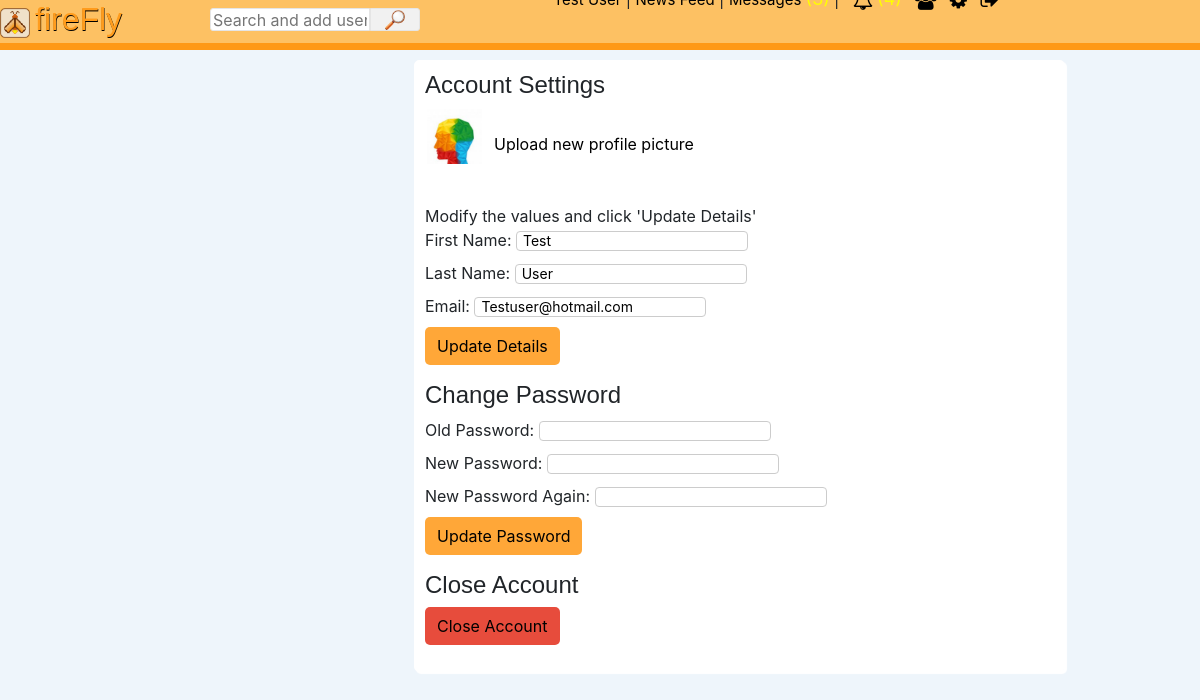
The page /settings.php (signed in) on the database its author committed.
### tables this page shows
CREATE TABLE IF NOT EXISTS `users` (
  `id` int(11) NOT NULL AUTO_INCREMENT,
  `first_name` varchar(25) NOT NULL,
  `last_name` varchar(25) NOT NULL,
  `user_name` varchar(255) NOT NULL,
  `email` varchar(100) NOT NULL,
  `password` varchar(255) NOT NULL,
  `signup_date` date NOT NULL,
  `profile_pic` varchar(255) NOT NULL,
  `num_posts` int(11) NOT NULL,
  `num_likes` int(11) NOT NULL,
  `user_closed` varchar(3) NOT NULL,
  `friend_array` text NOT NULL,
  PRIMARY KEY (`id`)
);

### includes/classes/User.php (called while the page is built, shortened)
<?php
class User {
    private $user;
    public function __construct($con, $user) {
        $user_details_query = mysqli_query($con, "SELECT * FROM users WHERE user_name='$user'");
        $this->user = mysqli_fetch_array($user_details_query);
    }
    public function getUsername() {
        return $this->user['user_name'];
    }
}
?>

### includes/classes/Message.php (called while the page is built, shortened)
<?php
class Message {
    public function __construct($con, $user) {
        $this->user_obj = new User($con, $user);
    }
}
?>

### includes/classes/Notification.php (called while the page is built, shortened)
<?php
class Notification {
	private $user_obj;
	private $con;
	public function __construct($con, $user){
		$this->con = $con;
		$this->user_obj = new User($con, $user);
	}
	public function getUnreadNumber() {
		$userLoggedIn = $this->user_obj->getUsername();
		$query = mysqli_query($this->con, "SELECT * FROM notifications WHERE viewed='no' AND user_to='$userLoggedIn'");
		return mysqli_num_rows($query);
	}
}
?>

### settings.php (the view, shortened to what this page needs)
<?php
include("includes/header.php");
?>
<div class="main_column column">
	<h4>Account Settings</h4>
	<?php
	echo "<img src='" . $user['profile_pic'] ."' class='small_profile_pic'>";
	?>
	<br>
	<a href="upload.php">Upload new profile picture</a> <br><br><br>
	Modify the values and click 'Update Details'
	<?php
	$user_data_query = mysqli_query($con, "SELECT first_name, last_name, email FROM users WHERE user_name='$userLoggedIn'");
	$row = mysqli_fetch_array($user_data_query);
	$first_name = $row['first_name'];
	$last_name = $row['last_name'];
	$email = $row['email'];
	?>
	<form action="settings.php" method="POST">
		First Name: <input required type="text" name="first_name" value="<?php echo $first_name; ?>" id="settings_input"><br>
		Last Name: <input required type="text" name="last_name" value="<?php echo $last_name; ?>" id="settings_input"><br>
		Email: <input required type="text" name="email" value="<?php echo $email; ?>" id="settings_input"><br>
		<input type="submit" name="update_details" id="save_details" value="Update Details" class="info settings_submit"><br>
	</form>
	<h4>Change Password</h4>
	<form action="settings.php" method="POST">
		Old Password: <input required type="password" name="old_password" id="settings_input"><br>
		New Password: <input required type="password" name="new_password_1" id="settings_input"><br>
		New Password Again: <input required  type="password" name="new_password_2" id="settings_input"><br>
		<input type="submit" name="update_password" id="save_details" value="Update Password" class="info settings_submit"><br>
	</form>
	<h4>Close Account</h4>
	<form action="settings.php" method="POST">
		<input type="submit" name="close_account" id="close_account" value="Close Account" class="danger settings_submit">
	</form>
</div>

### assets/stylesheets/style.css (style rules this page uses)
body { background-color: #eef5fb; }
.column { background-color: #fff; padding: 10px; border: 1px solid #fff; border-radius: 5px; box-shadow: 2px 2px 1px #fff; z-index: -1; }
.main_column { float: right; width: 70%; z-index: -1; min-height: 170px; }
.main_column a { text-decoration: none; color: #000; }
.danger { background-color: #e74c3c; }
.info { background-color: rgba(255, 143, 0, 0.78); color: #000; outline: 0; }
a { text-decoration: none; color: #000; }
h4 { font-family: "Bellota-BoldItalic", sans-serif; }
.small_profile_pic { height: 55px; margin: 1px 12px 0 2px; float: left; }
#settings_input { border: 1px solid #ccc; height: 20px; padding: 4px 6px; margin-bottom: 10px; border-radius: 4px; font-size: 14px; line-height: 20px; }
.settings_submit { border: none; padding: 7px 12px; border-radius: 5px; color: #000; }

### assets/stylesheets/header_1550.css (style rules this page uses)
body { background-color: #eef5fb; }
.column { background-color: #fff; padding: 10px; border: 1px solid #fff; border-radius: 5px; box-shadow: 2px 2px 1px #fff; z-index: -1; }
.main_column { float: right; width: 70%; z-index: -1; min-height: 170px; }
.main_column a { text-decoration: none; color: #000; }
.danger { background-color: #e74c3c; }
.info { background-color: rgba(255, 143, 0, 0.78); color: #000; outline: 0; }
a { text-decoration: none; color: #000; }
h4 { font-family: "Bellota-BoldItalic", sans-serif; }
.small_profile_pic { height: 55px; margin: 1px 12px 0 2px; float: left; }
#settings_input { border: 1px solid #ccc; height: 20px; padding: 4px 6px; margin-bottom: 10px; border-radius: 4px; font-size: 14px; line-height: 20px; }
.settings_submit { border: none; padding: 7px 12px; border-radius: 5px; color: #000; }

### rows shown on the page
users: profile_pic (picture), first_name "Test", last_name "User", email "Testuser@hotmail.com"
